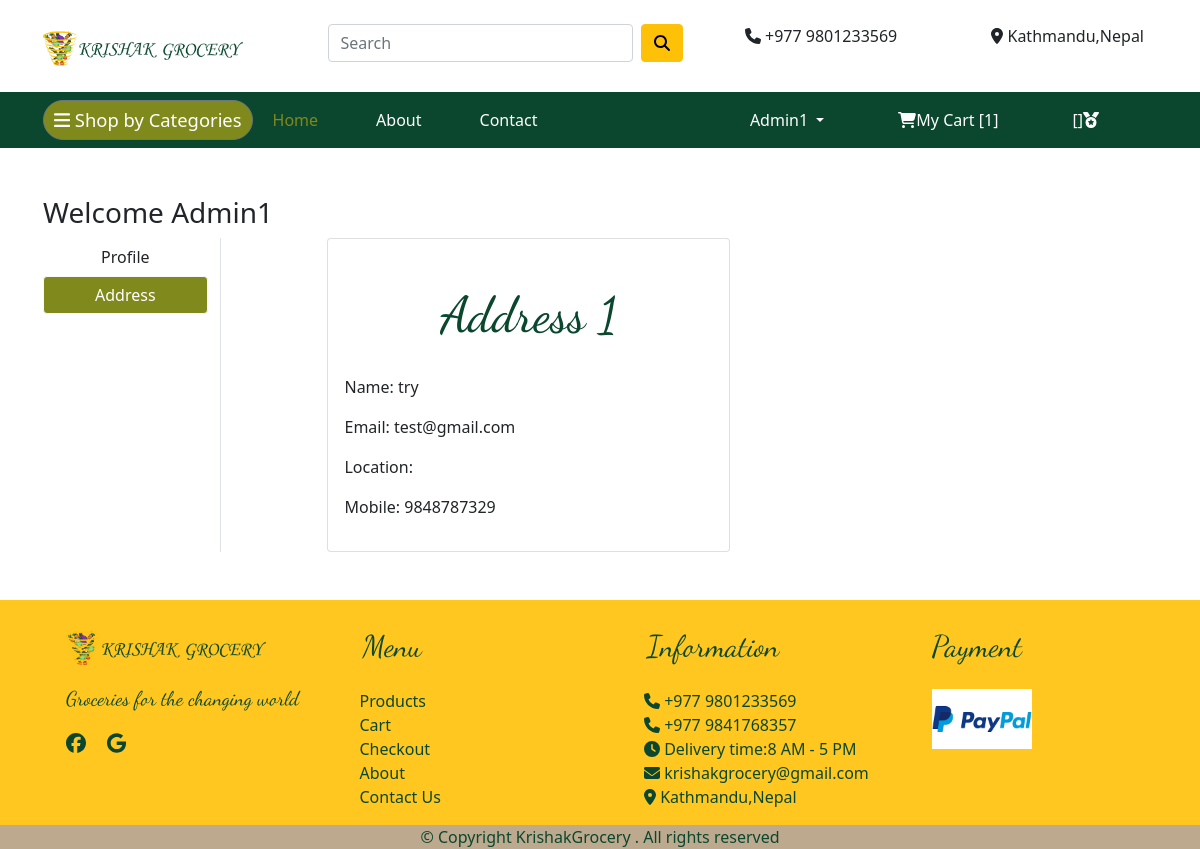
Page /address/ (signed in) on the committed database.
### app/models.py (models this page shows, shortened)
class Customer(models.Model):
    user = models.ForeignKey(User, on_delete=models.CASCADE)
    name =  models.CharField(max_length=200)
    email = models.EmailField(max_length=50)
    mobile_number = models.CharField(max_length=200)
    address=models.CharField(max_length=225,default="ktm")

### app/views.py (the view)
# urls.py: path('address/', views.address, name='address'),
def address(request):
    totalitem = 0
    if request.user.is_authenticated:
        totalitem = len(Cart.objects.filter(user=request.user))
        add = Customer.objects.filter(user=request.user)
    return render(request, 'app/address.html', {'add':add, 'totalitem':totalitem, 'active':'btn-primary'})

### app/templates/app/address.html (shortened to what this page needs)
{% extends 'app/base.html' %}
{% load static %}
{% block main-content %}
<div class="container my-5">
 <div class="row">
 <h3>Welcome <span class="text-capitalize">{{request.user}}</span></h3>
  <div class="col-sm-2 border-end">
   <ul class="list-unstyled">
    <li class="d-grid"><a href="{% url 'profile' %}" class="btn ">Profile</a></li>
    <li class="d-grid"><a href="{% url 'address' %}" class="btn btn-light {{active}}">Address</a></li>
   </ul>
  </div>
  <div class="col-sm-9 offset-sm-1">
   <div class="row">
    {% for ad in add %}
    <div class="col-sm-6">
     <div class="card">
      <div class="card-body">
       <h2>Address {{forloop.counter}}</h2>
       <p>Name: {{ad.name}}</p>
       <p>Email: {{ad.email}}</p>
       <p>Location: {{ad.location}}</p>
       <p>Mobile: {{ad.mobile_number}}</p>
      </div>
     </div>
    </div>
    {% endfor %}
   </div>
  </div>
 </div>
</div>
{% endblock main-content %}

### app/templates/app/base.html (shortened to what this page needs)
{% load static %}
<!doctype html>
<html lang="en">
  <head>
    <link href="https://cdn.jsdelivr.net/npm/bootstrap@5.0.0-beta1/dist/css/bootstrap.min.css" rel="stylesheet">
    <link rel="stylesheet" href="{% static 'app/css/owl.carousel.min.css' %}">
    <link rel="stylesheet" href="{% static 'app/css/all.min.css' %}">
    <link rel="stylesheet" href="{% static 'app/css/style.css' %}">
  </head>
  <body>
    <div class="Header pt-2 pb-2">
      <div class="container mt-3">
        <div class="row">
          <div class="col-md-3">
            <a href="{% url 'home' %}"><img src="{% static 'app/images/banner/krishak logo.png'%} " height="60px" width="200px"></a>
          </div>
          <div class="col-md-4 ">
            <form action="{% url 'search' %}" method="GET" class="d-flex">
              <input class="form-control me-2" type="text" name="keyword" placeholder="Search" aria-label="Search" required>
              <button class="btn btn-warning" type="submit"><i class="fas fa-search"></i></button>
            </form>
          </div>
          <div class="col-md-3 ab">
               <i class="fas fa-phone"></i>&nbsp;+977 9801233569
          </div>
          <div class="col-md-2">
            <i class="fas fa-map-marker-alt"></i>&nbsp;Kathmandu,Nepal
          </div>
        </div>
      </div>
    </div>
    <nav class="navbar navbar-expand-lg navbar-dark navbar-bg sticky-top">
     <div class="container">
      <div class="dropdown d">
        <button class="btn btn-secondary " type="button" id="dropdownMenu2" data-bs-toggle="dropdown" aria-expanded="false">
          <a class="navbar-brand" href="/"><i class="fas fa-bars"></i>&nbsp;Shop by Categories</a>
        </button>
      </div>
       <div class="collapse navbar-collapse" id="navbarSupportedContent">
         <ul class="navbar-nav me-auto mb-2 mb-lg-0">
           <li class="nav-item">
             <a class="nav-link active" aria-current="page" href="/">Home</a>
           </li>
           <li class="nav-item">
            <a class="nav-link " aria-current="page" href="{% url 'about' %}">About</a>
          </li>
          <li class="nav-item">
            <a class="nav-link " aria-current="page" href="{% url 'contact' %}">Contact</a>
          </li>
         </ul>
         <div class="d-flex ">
          <ul class="navbar-nav me-auto mb-2 mb-lg-0 ">
            {% if request.user.is_authenticated %}
           <li class="nav-item dropdown mx-2">
              <a class="nav-link dropdown-toggle text-white" href="#" id="profileDropdown" role="button" data-bs-toggle="dropdown" aria-expanded="false">
                {{request.user.username|capfirst}}
              </a>
            </li>
            <li class="nav-item mx-2">
             <a href="{% url 'showcart'  %}" class="nav-link text-white"><i class="fas fa-shopping-cart"></i>My Cart [{{totalitem}}]</a>
            </li>
            <li class="nav-item mx-2">
              <a class="nav-link text-white">[{{rewardpoints}}]<i class="fas fa-medal"></i></a>
           </li>
             {% endif %}
          </ul>
         </div>
       </div>
     </div>
    </nav>
    {% block main-content %} {% endblock main-content %}
    <footer class="ftco-footer ftco-section pt-4">
      <div class="container foot">
        <div class="row">
          <div class="col-md-3 groc">
            <img src="{% static 'app/images/banner/krishak logo.png'%} " height="60px" width="200px">
            <p>Groceries for the changing world</p>
            <i class="fab fa-facebook"></i>&nbsp; &nbsp;
            <i class="fab fa-google"></i>
          </div>
          <div class="col-md-3">
            <div class="menu">Menu</div>
            <div class="list">
              <ul>
                <li><a href="{% url 'home' %}">Products</a></li>
                <li><a href="{% url  'showcart' %}">Cart</a></li>
                <li><a href="{% url 'checkout' %}">Checkout</a></li>
                <li><a href="{% url 'about' %}">About</a></li>
                <li><a href="{% url 'contact' %}"> Contact Us</a></li>
              </ul>
            </div>
          </div>
          <div class="col-md-3">
            <div class="info">Information</div>
            <div class="list">
              <ul>
                <li> <i class="fas fa-phone"></i>&nbsp;+977 9801233569</li>
                <li> <i class="fas fa-phone"></i>&nbsp;+977 9841768357</li>
                <li><i class="fas fa-clock"></i>&nbsp;Delivery time:8 AM - 5 PM</li>
                <li><i class="fas fa-envelope"></i>&nbsp;krishakgrocery@gmail.com</li>
                <li><i class="fas fa-map-marker-alt"></i>&nbsp;Kathmandu,Nepal</li>
              </ul>
             </div>
          </div>
          <div class="col-md-3">
            <div class="pay">Payment</div>
            <div class="paypal">
              <img src="{% static 'app/images/banner/paypal.png'%} " height="60px" width="100px">
            </div>
          </div>
        </div>
      </div>
    <div class="copyright text-center">© Copyright  KrishakGrocery . All rights reserved</div>
  </footer>
  </body>
</html>

### app/static/app/css/style.css (style rules this page uses)
.navbar-bg { background-color:#0a472e !important; }
* { box-sizing: border-box; margin: 0px; padding: 0px; }
.container { width: 100%; margin: auto; padding-right: 13px; padding-left: 13px; }
.ab { padding-left: 50px; }
.navbar-brand , .dropdown .btn-secondary { border-radius: 30px; padding: 5px; background-color:#80891B; color: #fff; border-color:none; box-shadow: none; }
a { color: black; text-decoration: none; }
.navbar-dark .navbar-nav .nav-link.active, .navbar-dark .navbar-nav .show > .nav-link { padding-right: 50px; padding-left:20px; color:#80891B; }
.navbar-nav .nav-item .nav-link { color:#fff; padding-right: 50px; }
.navbar-brand { margin-right: auto; font-size: 1.15rem; }
h2 { color:#0a472e; font-family: Dancing Script; text-align:center; font-size: 50px; margin-top:30px; margin-bottom: 30px; }
.ftco-section { background-color: #ffc720; color: #0a472e !important; }
.list ul li { list-style: none; }
.list ul li a { color: #0a472e !important; }
.menu ,.info { padding-left: 35px; padding-bottom: 20px; font-family: Dancing Script; font-size: 30px; }
.groc { padding-left: 35px; padding-bottom: 20px; font-family: Dancing Script; font-size: 20px; }
.pay ,.paypal { padding-left: 35px; padding-bottom: 20px; font-family: Dancing Script; font-size: 30px; }
.copyright { background-color: rgb(189, 169, 142); }
.d-grid .btn-light ,.d-flex .btn-light { background-color: #80891B; color: #fff; }

### rows in the picture
Customer: name "try", email "test@gmail.com", mobile_number "9848787329"

### other values in the picture
{{ request.user.username|capfirst }} "Admin1"
{{ totalitem }} "1"
{{ request.user }} "Admin1"
